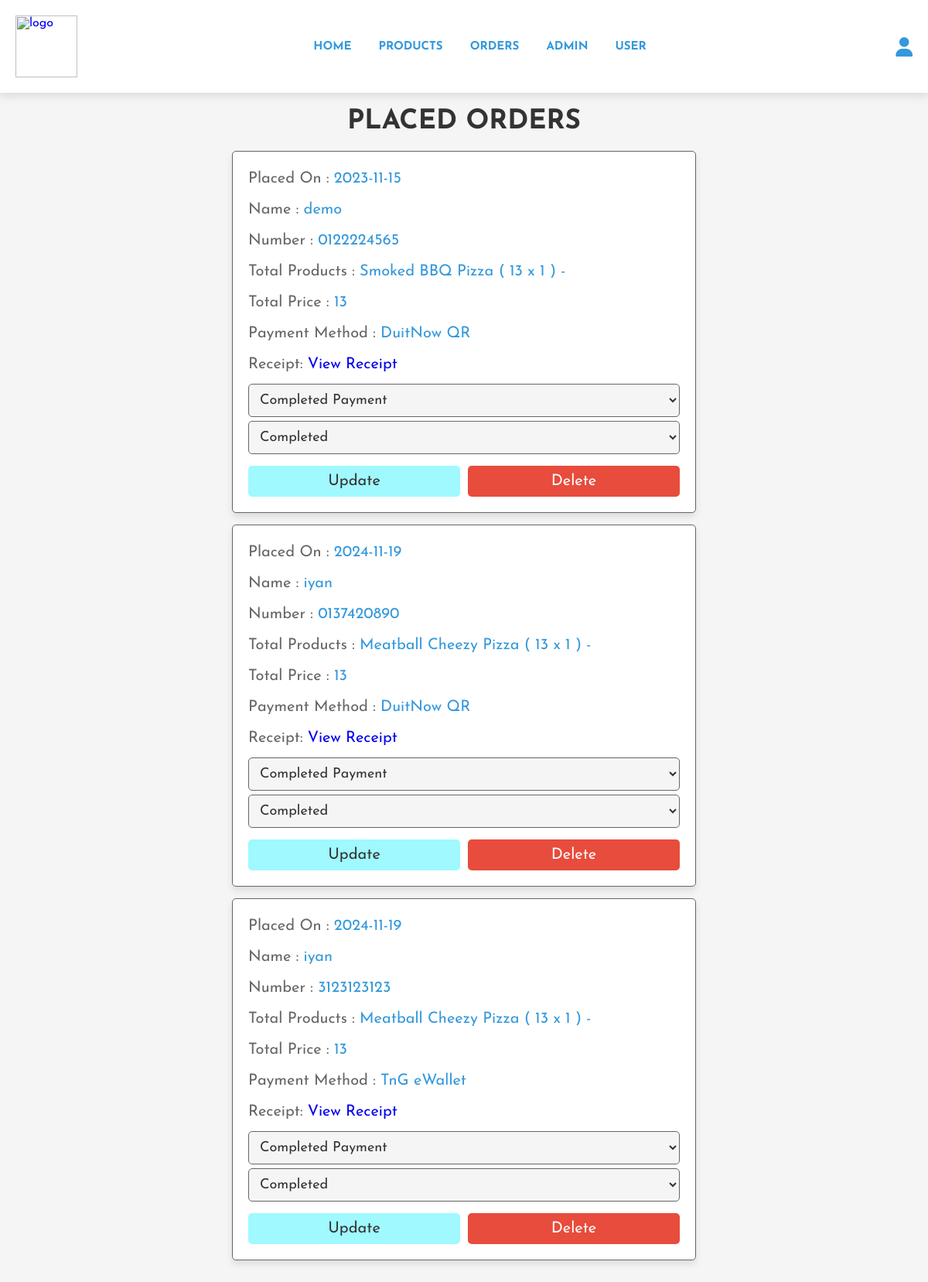
The page /admin_orders.php (signed in) on the database its author committed.
### tables this page shows
CREATE TABLE `orders` (
  `id` int(100) NOT NULL,
  `user_id` int(100) NOT NULL,
  `name` varchar(100) NOT NULL,
  `number` varchar(12) NOT NULL,
  `method` varchar(50) NOT NULL,
  `total_products` varchar(1000) NOT NULL,
  `total_price` int(100) NOT NULL,
  `placed_on` date NOT NULL DEFAULT current_timestamp(),
  `payment_status` varchar(20) NOT NULL DEFAULT 'pending',
  `order_status` varchar(100) NOT NULL,
  `receipt` varchar(100) NOT NULL
);

### admin_orders.php (the view, shortened to what this page needs)
<?php
include 'config.php';
?>
<!DOCTYPE html>
<html lang="en">
<head>
   <link rel="stylesheet" href="https://cdnjs.cloudflare.com/ajax/libs/font-awesome/6.1.1/css/all.min.css">
   <link rel="stylesheet" href="admin_style.css">
</head>
<body style="background-image: url('<?php echo './images/pizzabg2.jpg'; ?>'); background-size: cover; background-position: center;">
<?php include 'admin_header.php' ?>
<section class="orders">
<h1 class="heading">placed orders</h1>
<div class="box-container">
   <?php
      $select_orders = $conn->prepare("SELECT * FROM `orders`");
      $select_orders->execute();
      if($select_orders->rowCount() > 0){
         while($fetch_orders = $select_orders->fetch(PDO::FETCH_ASSOC)){
   ?>
      <div class="box">
         <p> Placed On : <span><?= $fetch_orders['placed_on']; ?></span> </p>
         <p> Name : <span><?= $fetch_orders['name']; ?></span> </p>
         <p> Number : <span><?= $fetch_orders['number']; ?></span> </p>
         <p> Total Products : <span><?= $fetch_orders['total_products']; ?></span> </p>
         <p> Total Price : <span><?= $fetch_orders['total_price']; ?></span> </p>
         <p> Payment Method : <span><?= $fetch_orders['method']; ?></span> </p>
         <?php if (!empty($fetch_orders['receipt'])) : ?>
            <p> Receipt: <a href="<?= $fetch_orders['receipt']; ?>" target='receipt'>View Receipt</a></p>
         <?php endif; ?>
         <form action="" method="post">
            <select name="payment_status" class="select">
                  <option selected disabled><?= $fetch_orders['payment_status']; ?></option>
            </select>
            <select name="order_status" class="select">
                  <option selected disabled><?= $fetch_orders['order_status']; ?></option>
            </select>
            <div class="flex-btn">
                  <input type="submit" value="update" class="option-btn" name="update_payment">
                  <a href="admin_orders.php?delete=<?= $fetch_orders['id']; ?>" class="delete-btn" onclick="return confirm('delete this order?');">delete</a>
            </div>
         </form>
      </div>
   <?php
         }
      }else{
         echo '<p class="empty">no orders placed yet!</p>';
      }
   ?>
</div>
</section>
</body>
</html>

### admin_header.php (shortened to what this page needs)
<header class="header">
   <section class="flex">
      <a href="admin_page.php" class="logo"><img src="<?php echo './images/logo2.png'; ?>" alt="logo" style="width: 80px; height:auto;"></a>
      <nav class="navbar">
         <a href="admin_page.php">home</a>
         <a href="admin_products.php">products</a>
         <a href="admin_orders.php">orders</a>
         <a href="admin_accounts.php">admin</a>
         <a href="users_accounts.php">user</a>
      </nav>
      <div class="icons">
         <div id="user-btn" class="fas fa-user"></div>
      </div>
   </section>
</header>

### admin_style.css (style rules this page uses)
:root { --blue:#f03030; --red:#e74c3c; --light-blue:#f39c12; --blue:#3498db; --light-blue:#9ff9ff; --black:#333; --white:#fff; --light-bg:#f5f5f5; --light-color:#666; --border:.1rem solid var(--light-color); --box-shadow:0 .5rem 1rem rgba(0,0,0,.1); }
* { font-family: 'Josefin Sans', sans-serif; margin:0; padding:0; box-sizing: border-box; outline: none; border:none; text-decoration: none; transition: .2s linear; }
html { font-size: 62.5%; overflow-x: hidden; scroll-behavior: smooth; scroll-padding-top: 7rem; }
body { background: var(--light-bg); }
section { padding:2rem; margin:0 auto; max-width: 1200px; }
.heading { text-align: center; margin-bottom: 2rem; font-size: 3.5rem; color:var(--black); text-transform: uppercase; }
.delete-btn, .option-btn, .btn { display: block; width: 100%; margin-top: 1rem; border-radius: .5rem; padding:1rem 3rem; font-size: 2rem; color:var(--white); cursor: pointer; text-transform: capitalize; text-align: center; }
.delete-btn { background-color: var(--red); }
.option-btn { background-color: var(--light-blue); color: var(--black); }
.flex-btn { display: flex; gap:1rem; }
.header { position:sticky; top:0; left:0; right:0; background-color: #fff; box-shadow: var(--box-shadow); z-index: 1000; }
.header .flex { display: flex; align-items: center; justify-content: space-between; position: relative; }
.header .flex .logo img { width: 150px; height: auto; }
.header .flex .navbar a { display: inline-block; text-decoration: none; font-size: 15px; font-weight: bold; color:var(--blue); padding: 1rem 1.5rem; border-radius: 20px; text-transform: uppercase; }
.header .flex .icons div { font-size: 2.5rem; color:var(--blue); cursor: pointer; margin-left: 1.7rem; }
.orders .box-container { display: grid; grid-template-columns: repeat(auto-fit, 60rem); gap:1.5rem; align-items: flex-start; justify-content: center; }
.orders .box-container .box { padding:2rem; padding-top: 1rem; border-radius: .5rem; border:var(--border); background-color: var(--white); box-shadow: var(--box-shadow); }
.orders .box-container .box p { line-height: 1.5; font-size: 2rem; color:var(--light-color); margin:1rem 0; }
.orders .box-container .box p span { color:var(--blue); }
.orders .box-container .select { margin-bottom: .5rem; width: 100%; background-color: var(--light-bg); padding:1rem; font-size: 1.8rem; color:var(--black); border-radius: .5rem; border:var(--border); }

### rows shown on the page
orders: placed_on "2023-11-15", name "demo", number "0122224565", total_products "Smoked BBQ Pizza ( 13 x 1 ) -", total_price "13", method "DuitNow QR", payment_status "Completed Payment", order_status "Completed"
orders: placed_on "2024-11-19", name "iyan", number "0137420890", total_products "Meatball Cheezy Pizza ( 13 x 1 ) -", total_price "13", method "DuitNow QR", payment_status "Completed Payment", order_status "Completed"
orders: placed_on "2024-11-19", name "iyan", number "3123123123", total_products "Meatball Cheezy Pizza ( 13 x 1 ) -", total_price "13", method "TnG eWallet", payment_status "Completed Payment", order_status "Completed"
